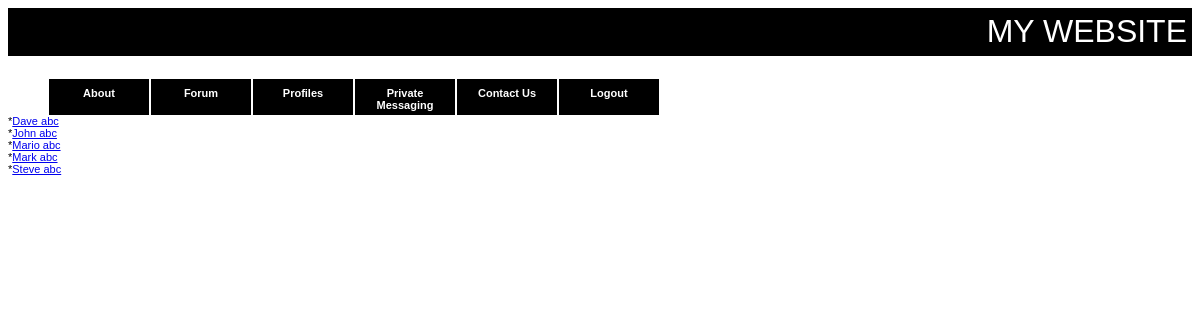
Screenshot of /www/members.php (signed in) with the database file from the repository.
### tables this page shows
CREATE TABLE IF NOT EXISTS `members` (
  `id` int(4) NOT NULL AUTO_INCREMENT,
  `firstname` varchar(30) NOT NULL,
  `email` varchar(40) NOT NULL,
  `login` varchar(30) NOT NULL,
  `passwd` varchar(30) NOT NULL,
  `age` int(3) NOT NULL,
  `interests` varchar(300) NOT NULL,
  `phone` int(10) NOT NULL,
  `threads` int(4) NOT NULL,
  `posts` int(4) NOT NULL,
  `last` datetime NOT NULL,
  PRIMARY KEY (`id`),
  KEY `id` (`id`)
);

### www/members.php (the view, shortened to what this page needs)
<html>
<head>
<link rel="stylesheet" type="text/css" href="style.css" />
</head>
<body>
<div class="header">MY WEBSITE</div></br>
<?php include("menu.htm");
$sql="SELECT * FROM members";
$result=mysql_query($sql);
?>
</br></br></br><?php
while($rows=mysql_fetch_array($result))
{
?>
*<a href="profiles.php?id=<? echo $rows['id']; ?>"><? echo $rows['firstname']; ?></a></br>
<?php
}
?>
</body>
</html>

### www/style.css (style rules this page uses)
.header { background-color: black; text-align:right; color: white; font-size: 24pt; padding: 5px; border-bottom: 1px solid #000; }

### rows the page displays
members: firstname "Dave abc"
members: firstname "John abc"
members: firstname "Mario abc"
members: firstname "Mark abc"
members: firstname "Steve abc"
